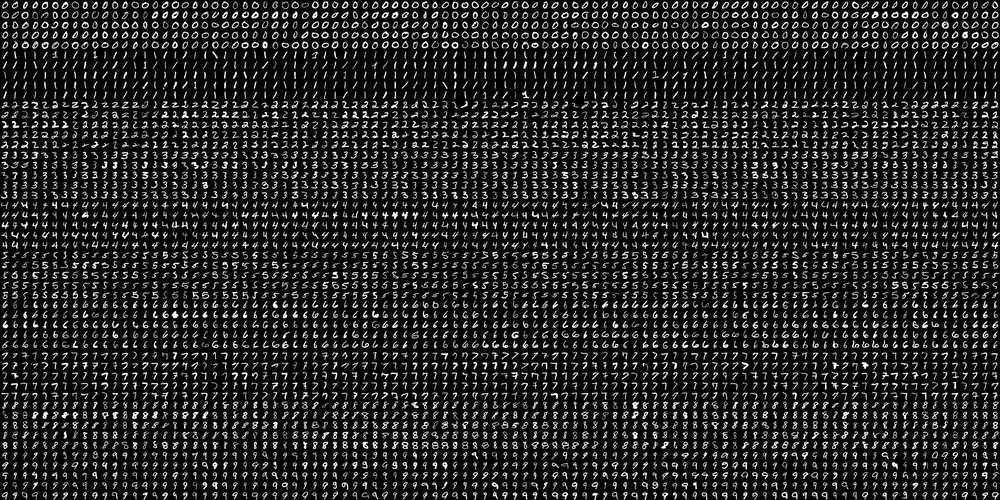
#> input picture data/handwritten_digits/handwritten_digits.png, 1000 x 500 px, shrunk from 2000 x 1000 before the run
$ python train_handwritten_digits.py   (Python 2 division)   (older library calls are emulated)
#> lines starting #> are read from the running program, lines starting #| are printed output that depends on the picture
### opencv_functions.py
#!/usr/bin/env python

'''
This module contais some common routines used by other samples.
Code taken from OpenCV 2.4.12 Python 2 samples (common.py, digits.py)
'''

import numpy as np
import cv2
import itertools as it
from numpy.linalg import norm

# [17 lines left out: functions grouper, mosaic, not called in this run]

def deskew(img, cellSize):
    '''Deskews each sample image.'''
    m = cv2.moments(img)
    if abs(m['mu02']) < 1e-2:
        return img.copy()
    skew = m['mu11']/m['mu02']
    M = np.float32([[1, skew, -0.5*cellSize*skew], [0, 1, 0]])
    img = cv2.warpAffine(img, M, (cellSize, cellSize), flags=cv2.WARP_INVERSE_MAP | cv2.INTER_LINEAR)
    return img

def preprocess_simple(digits, cellSize):
    '''Flattens sample images and scales its pixel values.'''
    return np.float32(digits).reshape(-1, cellSize*cellSize) / 255.0

# [22 lines left out: function preprocess_hog, not called in this run]

def prepKNN(samples, cellSize, preprocessMethod='hog'):
    '''Applies deskewing and histogram-of-gradients preprocessing to sample images.'''
    assert (preprocessMethod=='simple') or (preprocessMethod=='hog') or (preprocessMethod=='none')
    samples = np.float32(samples).reshape(-1, cellSize, cellSize)
    deskewedSamples = [deskew(sample, cellSize) for sample in samples]
    if preprocessMethod == 'simple':
        return preprocess_simple(deskewedSamples, cellSize)
    elif preprocessMethod == 'hog':
        return preprocess_hog(deskewedSamples, cellSize)
    else:
        return deskewedSamples

### train_handwritten_digits.py
#!/usr/bin/env python

'''
This module generates datasets for training handwritten digits (0-9) classifiers
from the TRAINING_IMAGE_FILE image (MNIST samples, from the OpenCV 2.4.12 Python 2 samples)
'''

import numpy as np
import cv2, os
from opencv_functions import prepKNN

SCRIPT_DIRECTORY = os.path.dirname(os.path.realpath(__file__)) # needed because ev3's brickman messes with relative paths - see https://github.com/ev3dev/ev3dev/issues/263

CELL_SIZE = 20
TRAINING_IMAGE_FILE = SCRIPT_DIRECTORY + '/data/handwritten_digits/handwritten_digits.png'
SAMPLES_FILE = SCRIPT_DIRECTORY + '/data/handwritten_digits/samples.npy'
LABELS_FILE = SCRIPT_DIRECTORY + '/data/handwritten_digits/labels.npy'

# load training image
print 'Loading training image from ' + TRAINING_IMAGE_FILE + '...'
trainingImage = cv2.imread(TRAINING_IMAGE_FILE, cv2.IMREAD_GRAYSCALE)
#> trainingImage is the input picture: shape (500, 1000); min 0, max 255, mean 36.1

# split training image
imageHeight, imageWidth = trainingImage.shape[:2]
#> imageHeight = 500; imageWidth = 1000
samples = [np.hsplit(row, imageWidth//CELL_SIZE) for row in np.vsplit(trainingImage, imageHeight//CELL_SIZE)]
#> samples = 25 items
samples = prepKNN(samples, CELL_SIZE, 'none')
#> in deskew, `m = cv2.moments(img)`: m = moments, m00 17230, centre m10/m00, m01/m00 = (9.73, 9.37)
#> in deskew, `skew = m['mu11']/m['mu02']`: skew = -0.0815
#> in deskew, `M = np.float32([[1, skew, -0.5*cellSize*skew], [0, 1, 0]])`: M = [[1, -0.0815, 0.815], [0, 1, 0]]
#> in deskew (call 20), `m = cv2.moments(img)`: m = moments, m00 25269, centre m10/m00, m01/m00 = (9.98, 9.78)
#> in deskew (call 20), `skew = m['mu11']/m['mu02']`: skew = -0.0239
#> in deskew (call 20), `M = np.float32([[1, skew, -0.5*cellSize*skew], [0, 1, 0]])`: M = [[1, -0.0239, 0.239], [0, 1, 0]]
#> in deskew (call 20), `img = cv2.warpAffine(img, M, (cellSize, cellSize), flags=cv2.WARP_INVE..`:
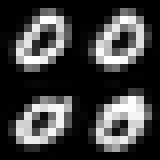
#> img: shape (20, 20) float32 (shown 8 times larger); min 0, max 255, mean 63.2
#> in deskew (call 21), `m = cv2.moments(img)`: m = moments, m00 20837, centre m10/m00, m01/m00 = (9.45, 9.39)
#> in deskew (call 21), `m = cv2.moments(img)`:
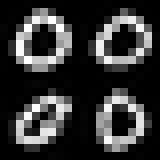
#> img: shape (20, 20) float32 (shown 8 times larger); min 0, max 255, mean 52.1
#> in deskew (call 21), `skew = m['mu11']/m['mu02']`: skew = -0.00186
#> in deskew (call 21), `M = np.float32([[1, skew, -0.5*cellSize*skew], [0, 1, 0]])`: M = [[1, -0.00186, 0.0186], [0, 1, 0]]
#> in deskew (call 22), `m = cv2.moments(img)`: m = moments, m00 20593, centre m10/m00, m01/m00 = (9.97, 9.39)
#> in deskew (call 22), `m = cv2.moments(img)`:
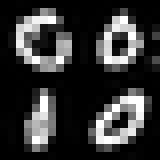
#> img: shape (20, 20) float32 (shown 8 times larger); min 0, max 255, mean 51.5
#> in deskew (call 22), `skew = m['mu11']/m['mu02']`: skew = 0.118
#> in deskew (call 22), `M = np.float32([[1, skew, -0.5*cellSize*skew], [0, 1, 0]])`: M = [[1, 0.118, -1.18], [0, 1, 0]]
#> in deskew (call 22), `img = cv2.warpAffine(img, M, (cellSize, cellSize), flags=cv2.WARP_INVE..`:
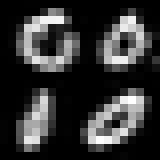
#> img: shape (20, 20) float32 (shown 8 times larger); min 0, max 255, mean 51.2
#> in deskew (call 23), `m = cv2.moments(img)`: m = moments, m00 18665, centre m10/m00, m01/m00 = (10.16, 9.35)
#> in deskew (call 23), `m = cv2.moments(img)`:
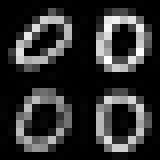
#> img: shape (20, 20) float32 (shown 8 times larger); min 0, max 255, mean 46.7
#> in deskew (call 23), `skew = m['mu11']/m['mu02']`: skew = -0.0416
#> in deskew (call 23), `M = np.float32([[1, skew, -0.5*cellSize*skew], [0, 1, 0]])`: M = [[1, -0.0416, 0.416], [0, 1, 0]]
#> in deskew (call 23), `img = cv2.warpAffine(img, M, (cellSize, cellSize), flags=cv2.WARP_INVE..`:
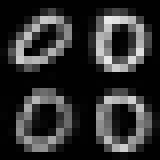
#> img: shape (20, 20) float32 (shown 8 times larger); min 0, max 232.8, mean 46.7
#> in deskew (call 24), `m = cv2.moments(img)`: m = moments, m00 21905, centre m10/m00, m01/m00 = (9.58, 9.38)
#> in deskew (call 24), `m = cv2.moments(img)`:
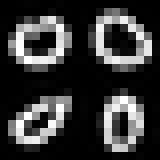
#> img: shape (20, 20) float32 (shown 8 times larger); min 0, max 255, mean 54.8
#> in deskew (call 24), `skew = m['mu11']/m['mu02']`: skew = -0.00989
#> in deskew (call 24), `M = np.float32([[1, skew, -0.5*cellSize*skew], [0, 1, 0]])`: M = [[1, -0.00989, 0.0989], [0, 1, 0]]
#> in prepKNN, `deskewedSamples = [deskew(sample, cellSize) for sample in samples]`: deskewedSamples = 1250 items
#> samples = 1250 items

# generate labels corresponding to the training images
labels = np.repeat(np.arange(10), len(samples)//10)
#> labels = 1250 values from 0 to 9

# save data
np.save(SAMPLES_FILE, samples)
np.save(LABELS_FILE, labels)
print 'Data for handwritten_digits saved.'
